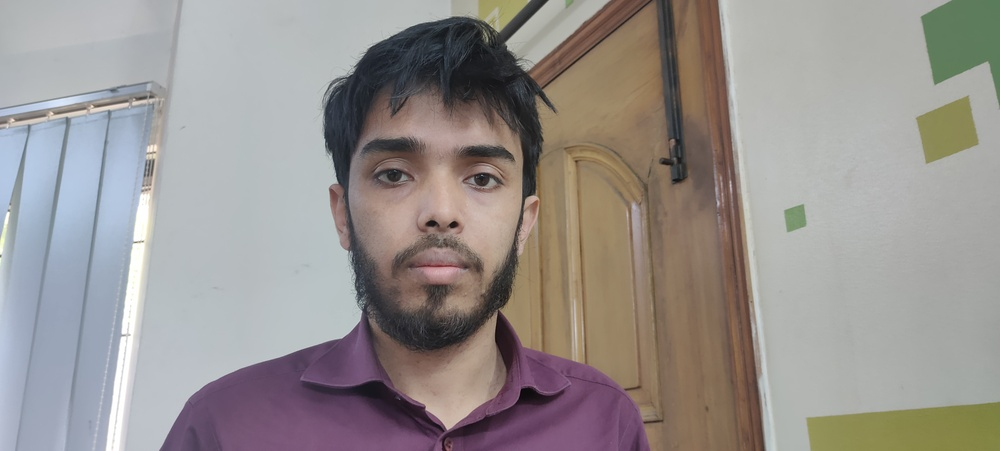
#> input picture python/Musfiq.jpg, 1000 x 451 px, shrunk from 4608 x 2080 before the run, found by its file name
$ python sketch.py Musfiq.jpg 3 5
#> lines starting #> are read from the running program, lines starting #| are printed output that depends on the picture
from cgitb import grey
import cv2 as cv;
import os;
import sys;


directory_path = os.getcwd();
pathName = directory_path.replace("python", "uploads");
img = sys.argv[1];
kernel_size = int(sys.argv[2]);
sigma_value = int(sys.argv[3]);

image = cv.imread(f'uploads/image_folder/in_images/{img}');
#> image is the input picture: shape (451, 1000, 3); mean B, G, R 142.7, 145.6, 151
grey_img = cv.cvtColor(image, cv.COLOR_BGR2GRAY);
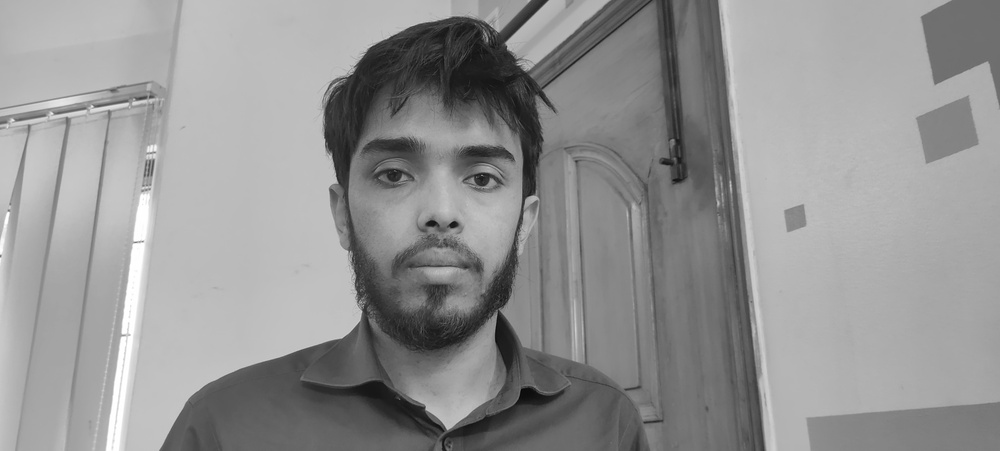
#> grey_img: shape (451, 1000); min 5, max 255, mean 146.9
invert = cv.bitwise_not(grey_img);
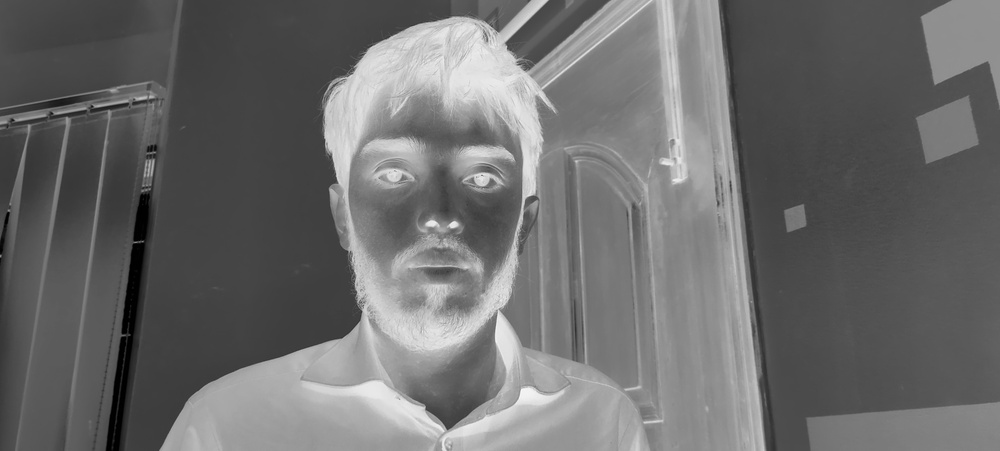
#> invert: shape (451, 1000); min 0, max 250, mean 108.1
blur = cv.GaussianBlur(invert, (kernel_size,kernel_size), sigma_value);
invertedblur = cv.bitwise_not(blur);
sketch = cv.divide(grey_img, invertedblur, scale=256.0);
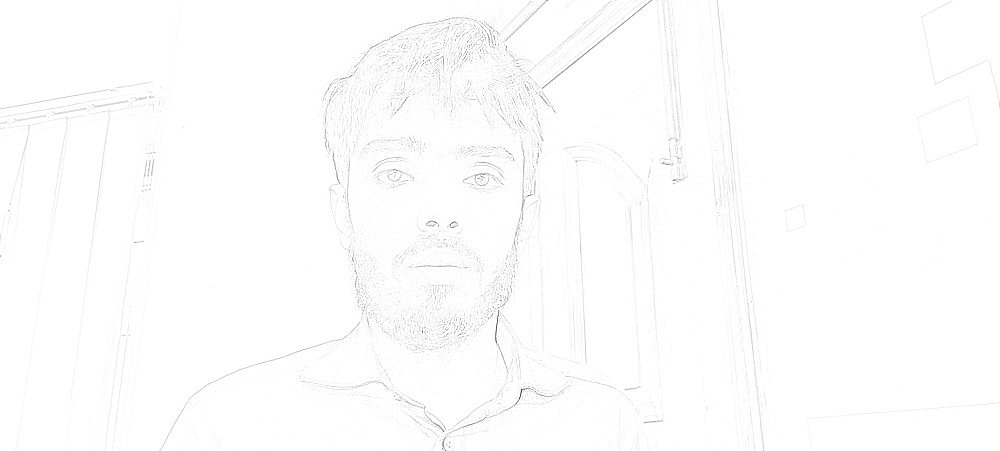
#> sketch: shape (451, 1000); min 40, max 255, mean 253.3

cv.imwrite(f'uploads/image_folder/out_images/{img}', sketch);
